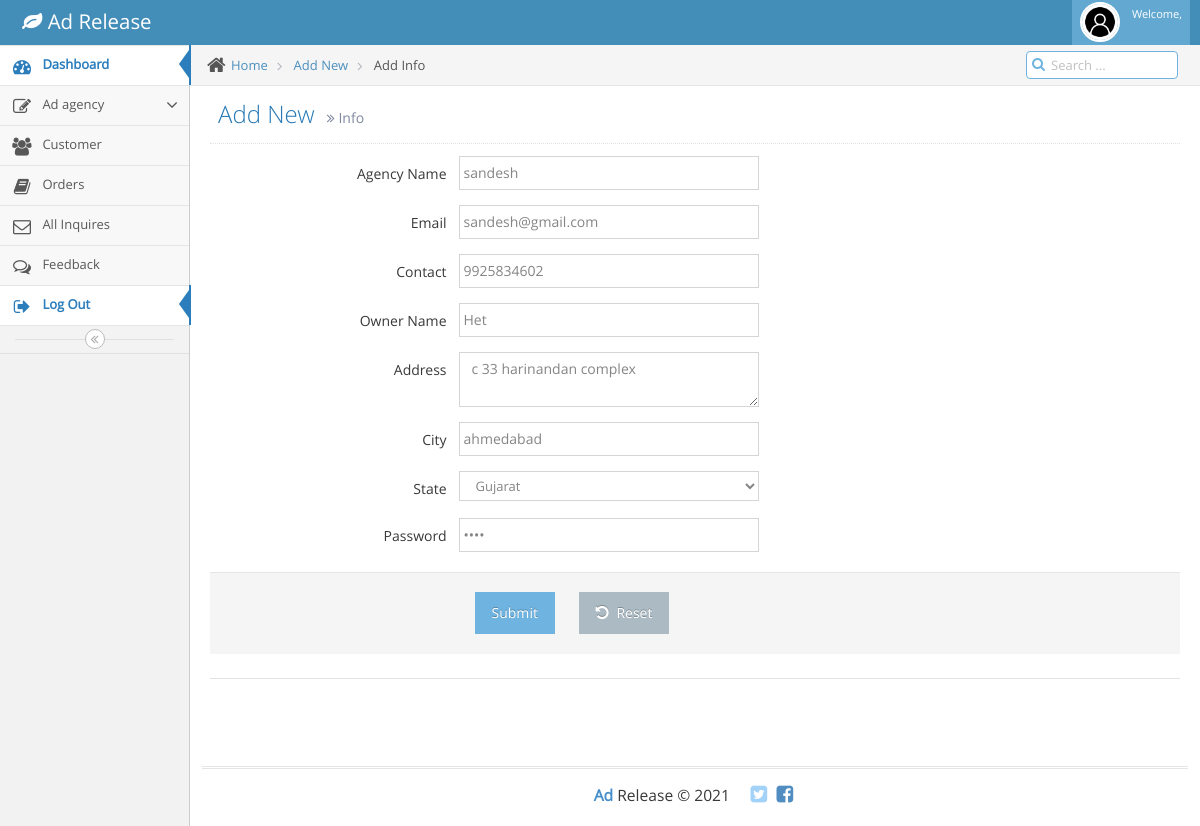
Screenshot of /admin/editagencies.php?editid=1 with the database file from the repository.
### tables this page shows
CREATE TABLE `company` (
  `Agency_id` int(20) NOT NULL,
  `Agency_name` varchar(40) NOT NULL,
  `Email` varchar(50) NOT NULL,
  `Contact` bigint(10) NOT NULL,
  `Owner_name` varchar(40) NOT NULL,
  `Established_date` date NOT NULL,
  `Address` varchar(50) NOT NULL,
  `City` varchar(40) NOT NULL,
  `State` varchar(40) NOT NULL,
  `Request_date` date NOT NULL,
  `Password` varchar(40) NOT NULL,
  `Status` varchar(50) NOT NULL
);

### admin/editagencies.php (the view, shortened to what this page needs)
<?php
include 'connection.php';
$editid =$_GET["editid"];
$req = $con->query("select * from company where Agency_id='$editid'");
$row = $req->fetch_object();
$state = $row->State;
?>
<!DOCTYPE html>
<html lang="en">
	<head>
		<link rel="stylesheet" href="assets/css/bootstrap.min.css" />
		<link rel="stylesheet" href="assets/font-awesome/4.5.0/css/font-awesome.min.css" />
		<link rel="stylesheet" href="assets/css/jquery-ui.custom.min.css" />
		<link rel="stylesheet" href="assets/css/chosen.min.css" />
		<link rel="stylesheet" href="assets/css/bootstrap-datepicker3.min.css" />
		<link rel="stylesheet" href="assets/css/bootstrap-timepicker.min.css" />
		<link rel="stylesheet" href="assets/css/daterangepicker.min.css" />
		<link rel="stylesheet" href="assets/css/bootstrap-datetimepicker.min.css" />
		<link rel="stylesheet" href="assets/css/bootstrap-colorpicker.min.css" />
		<link rel="stylesheet" href="assets/css/ace.min.css" class="ace-main-stylesheet" id="main-ace-style" />
		<link rel="stylesheet" href="assets/css/ace-skins.min.css" />
		<link rel="stylesheet" href="assets/css/ace-rtl.min.css" />
	</head>
	<body class="no-skin">
		<?php include 'common/header.php';?>
		<div class="main-container ace-save-state" id="main-container">
			<?php include 'common/sidebar.php';?>
			<div class="main-content">
				<div class="main-content-inner">
					<div class="breadcrumbs ace-save-state" id="breadcrumbs">
						<ul class="breadcrumb">
							<li>
								<i class="ace-icon fa fa-home home-icon"></i>
								<a href="#">Home</a>
							</li>
							<li>
								<a href="#">Add New</a>
							</li>
							<li class="active"> Add Info</li>
						</ul>
						<div class="nav-search" id="nav-search">
							<form class="form-search">
								<span class="input-icon">
									<input type="text" placeholder="Search ..." class="nav-search-input" id="nav-search-input" autocomplete="off" />
									<i class="ace-icon fa fa-search nav-search-icon"></i>
								</span>
							</form>
						</div>
					</div>
					<div class="page-content">
						<div class="page-header">
							<h1>
								Add New
								<small>
									<i class="ace-icon fa fa-angle-double-right"></i>
									Info
								</small>
							</h1>
						</div>
						<div class="row">
							<div class="col-xs-12">
								<form method="post" class="form-horizontal" role="form">
									<div class="form-group">
										<label class="col-sm-3 control-label no-padding-right" for="form-field-1" > Agency Name </label>
										<div class="col-sm-9">
											<input type="text" name="agencyname" id="form-field-1" placeholder=" Enter Agency Name " class="col-xs-10 col-sm-5" value="<?php echo $row->Agency_name;?>" required/>
										</div>
									</div>
									<div class="form-group">
										<label class="col-sm-3 control-label no-padding-right" for="form-field-1"> Email </label>
										<div class="col-sm-9">
											<input type="text" name="email" id="form-field-1" placeholder="Enter Email" class="col-xs-10 col-sm-5" value="<?php echo $row->Email;?>" required />
										</div>
									</div>
										<div class="form-group">
										<label class="col-sm-3 control-label no-padding-right" for="form-field-1"> Contact </label>
										<div class="col-sm-9">
											<input type="text" name="contact" id="form-field-1" placeholder="Enter Contact" class="col-xs-10 col-sm-5" value="<?php echo $row->Contact;?>"  required pattern="[0-9]{10}" title="must be 10 digit"/>
										</div>
									</div>
										<div class="form-group">
										<label class="col-sm-3 control-label no-padding-right" for="form-field-1"> Owner Name </label>
										<div class="col-sm-9">
											<input type="text" name="ownername" id="form-field-1" placeholder="Enter OwnerName" class="col-xs-10 col-sm-5" value="<?php echo $row->Owner_name;?>" required/>
										</div>
									</div>
									<div class="form-group">
										<label class="col-sm-3 control-label no-padding-right" for="form-field-1"> Address </label>
										<div class="col-sm-9">
											<textarea name="address" placeholder="Address" class="col-xs-10 col-sm-5" required><?php echo $row->Address;?></textarea>
										</div>
									</div>
									<div class="form-group">
										<label class="col-sm-3 control-label no-padding-right" for="form-field-1"> City </label>
										<div class="col-sm-9">
											<input type="text" name="city" id="form-field-1" placeholder="Enter City" class="col-xs-10 col-sm-5" value="<?php echo $row->City;?>" required />
										</div>
									</div>
									<div class="form-group">
										<label class="col-sm-3 control-label no-padding-right" for="form-field-1"> State </label>
										<div class="col-sm-9">
											<select class="col-xs-10 col-sm-5" name="state" value="<?php echo $row->State;?>" required>
						                        <option value="Gujarat" <?php if($state=='Gujarat') echo 'selected';?>>Gujarat</option>
											</select>
										</div>
									</div>
									<div class="form-group">
										<label class="col-sm-3 control-label no-padding-right" for="form-field-1"> Password	 </label>
										<div class="col-sm-9">
											<input type="Password" name="password" id="form-field-1" placeholder="Enter Password" class="col-xs-10 col-sm-5" value="<?php echo $row->Password;?>" required />
										</div>
									</div>
									<div class="clearfix form-actions">
										<div class="col-md-offset-3 col-md-9">
											<input type="submit"  name="submit" class="btn btn-info" >
											<button class="btn" type="reset">
												<i class="ace-icon fa fa-undo bigger-110"></i>
												Reset
											</button>
										</div>
									</div>
									<div class="hr hr-24"></div>
									<div class="space-24"></div>
								</form>
							</div>
						</div>
					</div>
				</div>
			</div>
			<?php include 'common/footer.php';?>
		</div>
	</body>
</html>

### rows the page displays
company: agencyname "sandesh", email "sandesh@gmail.com", contact "9925834602", ownername "Het", address "c 33 harinandan complex", city "ahmedabad", state "Gujarat"
